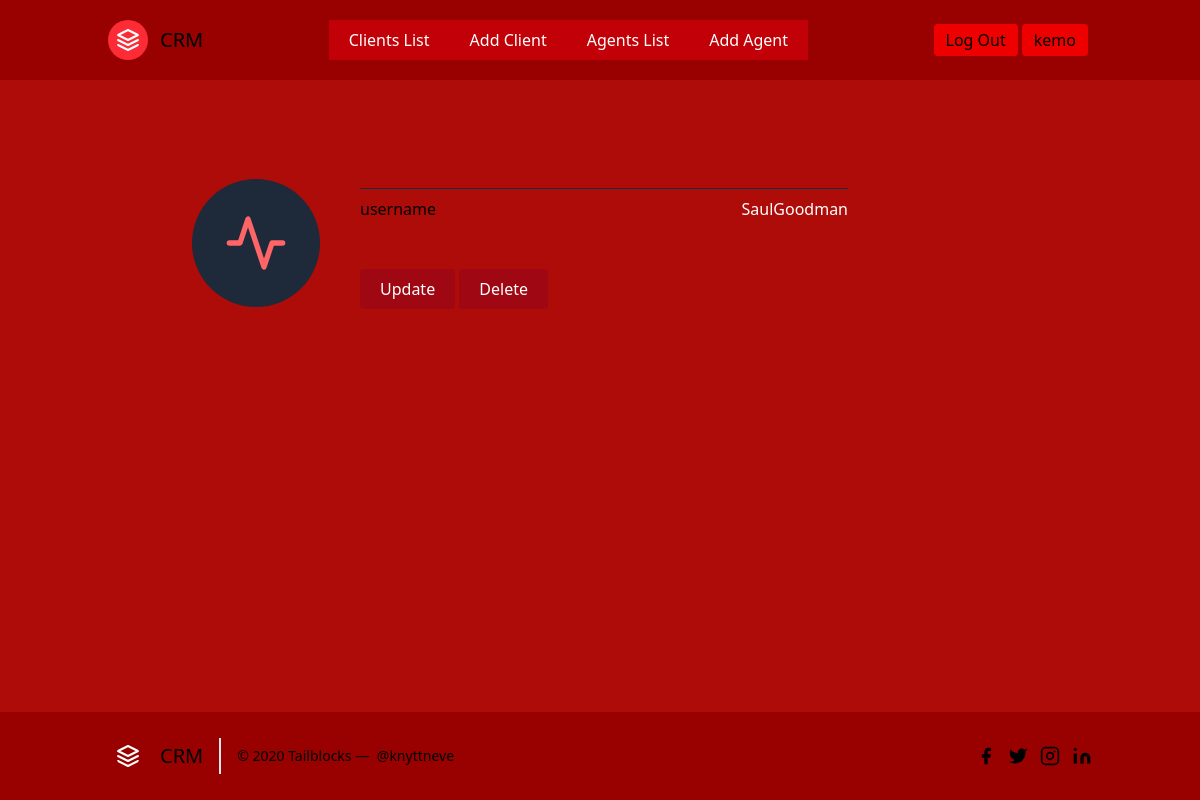
Page /agents/10/ (signed in) on the earlier database version.
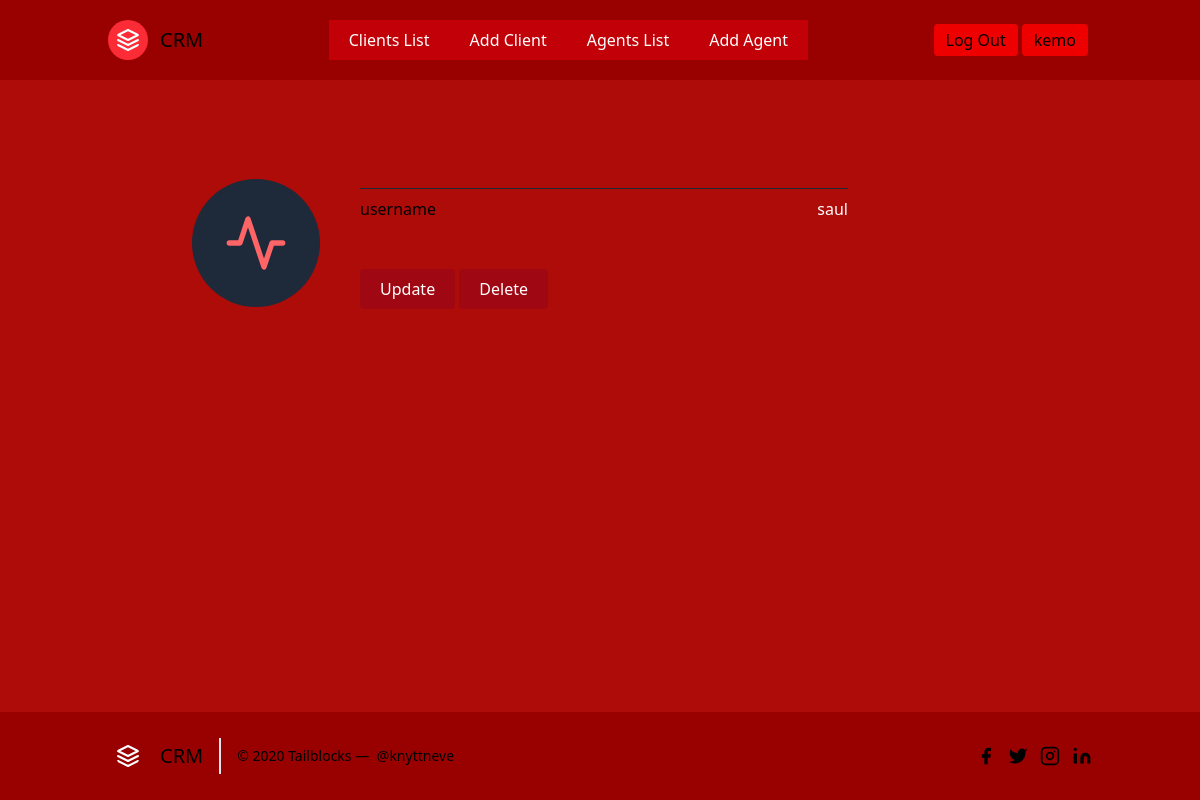
Same page on the later database version.
### agents/models.py (models this page shows, shortened)
class Agent(models.Model):
    user = models.OneToOneField(User, on_delete=models.CASCADE)
    organization = models.ForeignKey(Organization, on_delete=models.CASCADE)

### accounts/models.py (models this page shows, shortened)
class User(AbstractUser):
    is_organizor = models.BooleanField(default=True)
    is_agent = models.BooleanField(default=False)

### agents/views.py (the view)
# urls.py: path('<int:pk>/', AgentDetailView.as_view(), name='agent-detail'),
class AgentDetailView(LoginAndOrganizorRequiredMixin, DetailView):
    template_name = 'agent/agent_detail.html'
    def get_queryset(self):
        organization = self.request.user.organization
        return Agent.objects.filter(organization=organization)

### agents/mixins.py (called while the page is built)
    def dispatch(self, request, *args, **kwargs):
        if not request.user.is_authenticated or not request.user.is_organizor:
            return self.handle_no_permission()
        return super().dispatch(request, *args, **kwargs)

### agents/templates/agent/agent_detail.html (shortened to what this page needs)
{% extends 'partials/base.html' %}
    {% block content %}
<section class=" mr-40 text-white  body-font">
  <div class=" container px-5 py-24 mx-auto">
    <div class="flex items-center lg:w-2/3 mx-auto  mb-10  sm:flex-row flex-col">
      <div class="sm:w-32 sm:h-32 h-20 w-20 sm:mr-10 inline-flex items-center justify-center rounded-full text-red-400 bg-gray-800 flex-shrink-0">
        <svg fill="none" stroke="currentColor" stroke-linecap="round" stroke-linejoin="round" stroke-width="2" class="sm:w-16 sm:h-16 w-10 h-10" viewBox="0 0 24 24">
          <path d="M22 12h-4l-3 9L9 3l-3 9H2"></path>
        </svg>
      </div>
      <div class="flex-grow sm:text-left text-center mt-6 sm:mt-0">
          <div class="flex border-t border-gray-800 py-2">
          <span class="text-black">username</span>
          <span class="ml-auto text-white">{{agent.user.username}}</span>
        </div>
         <a href="{% url 'agents:agent-update' agent.pk %}"><button class="inline-flex mt-10 ml-auto text-white bg-red-800 border-0 py-2 px-5 focus:outline-none hover:bg-red-600 rounded">Update </button></a>
         <a href="{% url 'agents:agent-delete' agent.pk %}"><button class="inline-flex mt-10 ml-auto text-white bg-red-800 border-0 py-2 px-5 focus:outline-none hover:bg-red-600 rounded">Delete</button></a>
      </div>
    </div>
</section>
{% endblock %}

Differences in the rows shown:
changed through a linked row, Agent: user.username "SaulGoodman" → "saul"
